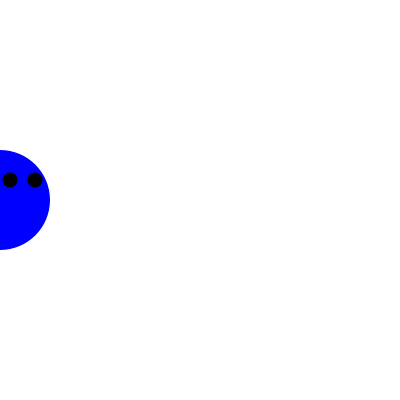
Frame 1 (no input)
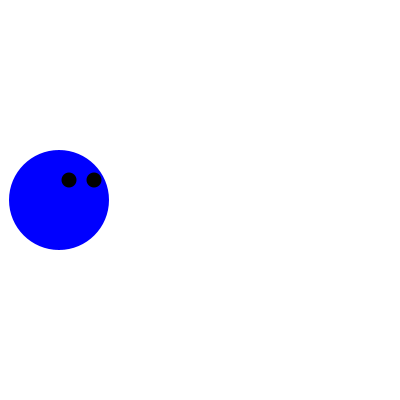
Frame 60 (the mouse pressed at the canvas centre just before this capture)
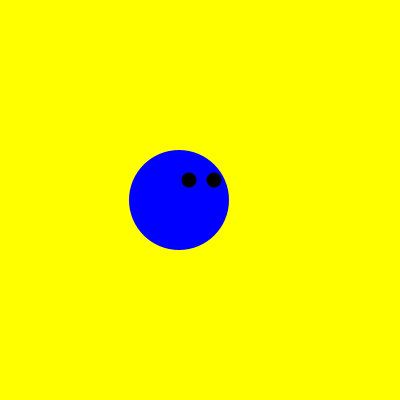
Frame 120 (the mouse held since frame 60 and released just before this capture)

The Processing sketch that drew these frames (run headless with seeded random() and noise(); from frame 60 on, the mouse is pressed at the canvas centre):

// Processing sketch: processing_74499
// ── processing_74499.pde

int d = 100;
int xPos1 = 0;
int directionX1 = 1;

int xPos2 = 10;
int xPos3 = 35;
int c = 15;
int directionX2 = 1;
int directionX3 = 1;


void setup(){
  size (400, 400);
  smooth();
}

void draw(){
  background (255);
  
  //palla blu
  noStroke();
  fill(0,0,255);
  ellipse(xPos1, height/2, d, d);
  xPos1 = xPos1 + directionX1;
  if (xPos1 > height - d/2){
    directionX1 = -1;
  }
  if (xPos1 < d/2){
    directionX1 = 1;
  }
  
  //occhi palla blu
  fill(0);
  ellipse(xPos2, 180, c, c);
  xPos2 = xPos2 + directionX2; 
  if(xPos2 > height-10 - d/2){
    directionX2 = -1;
  }
  if(xPos2 < d/2  - 10){
    directionX2 = 1;
  }
  
  ellipse(xPos3, 180, c, c);
  xPos3 = xPos3 + directionX3;
  if(xPos3 > height-10 - d/4){
    directionX3 = -1;
  }
  if(xPos3 < d/2 + 15){
   directionX3 = 1;
  } 
  
 if (mousePressed){
  background(255, 255, 0);
  
  //palla blu
  noStroke();
  fill(0,0,255);
  ellipse(xPos1, height/2, d, d);
  xPos1 = xPos1 + directionX1;
  if (xPos1 > height - d/2){
    directionX1 = -5;
  }
  if (xPos1 < d/2){
    directionX1 = 5;
  }
  
  //occhi palla blu
  fill(0);
  ellipse(xPos2, 180, c, c);
  xPos2 = xPos2 + directionX2; 
  if(xPos2 > height-10 - d/2){
    directionX2 = -5;
  }
  if(xPos2 < d/2  - 10){
    directionX2 = 5;
  }
  
  ellipse(xPos3, 180, c, c);
  xPos3 = xPos3 + directionX3;
  if(xPos3 > height-10 - d/4){
    directionX3 = -5;
  }
  if(xPos3 < d/2 + 15){
   directionX3 = 5;
  } 
 } 
  
  
}
